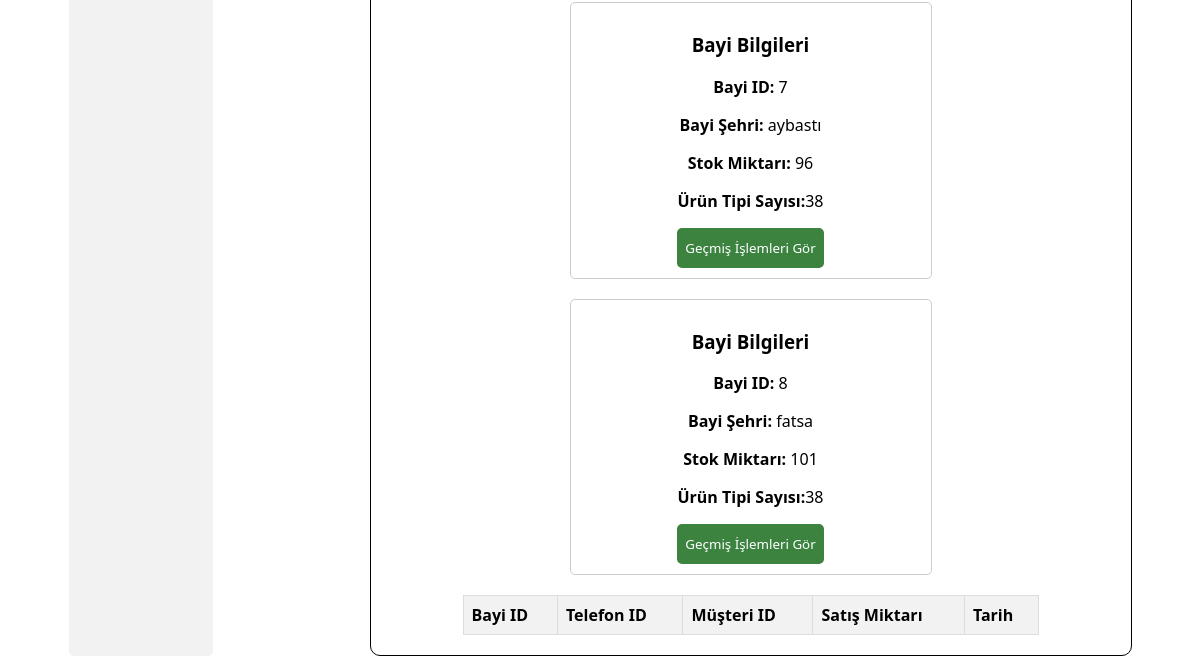
Before: /php/users/master_admin/bayi_islem/bayi_gecmis_islem.php (lower part) with the older database file.
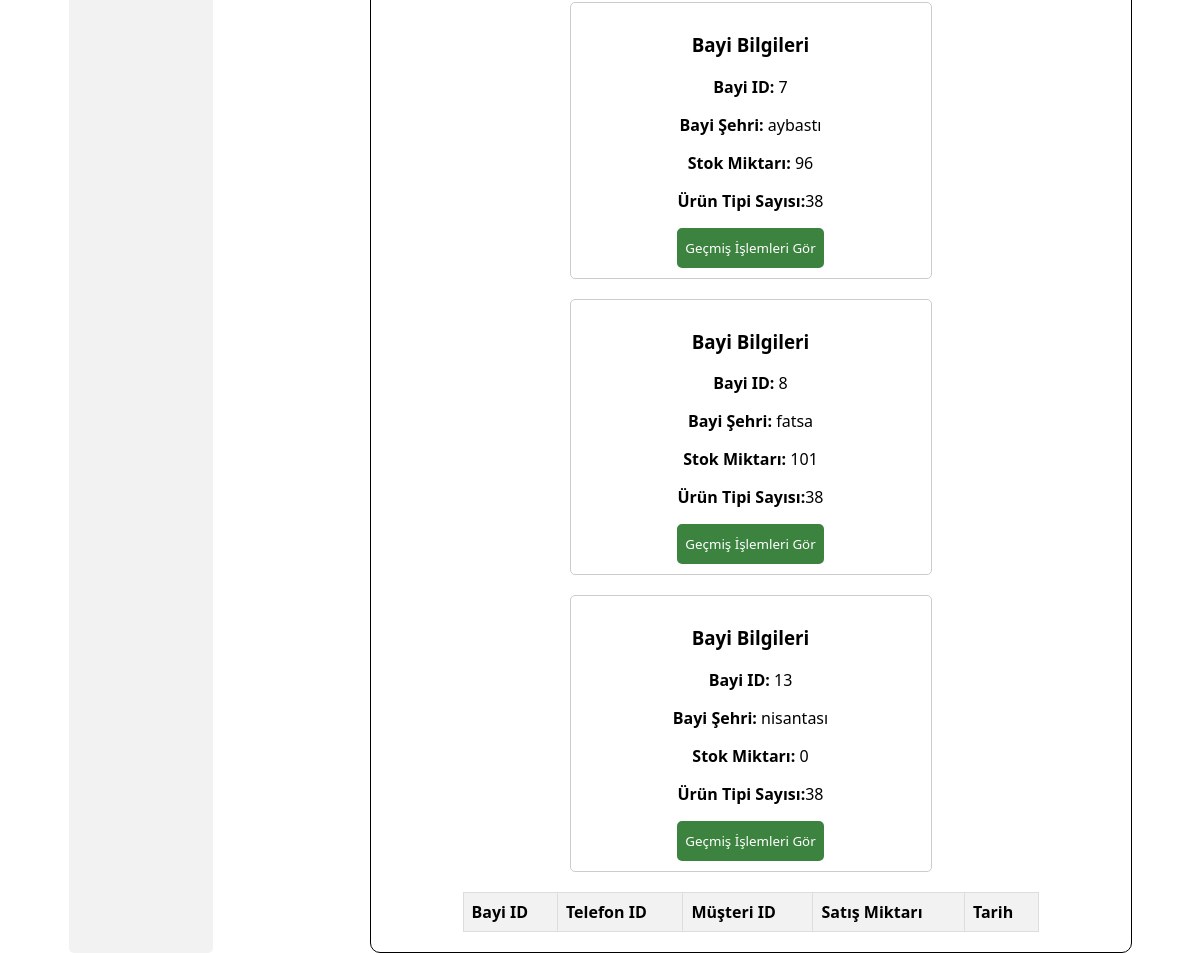
After: the same page with the newer database file.
### tables this page shows
CREATE TABLE `bayi` (
  `bayi_id` int(11) NOT NULL,
  `ilce` varchar(50) DEFAULT NULL,
  `depo_id` int(11) DEFAULT NULL
);

### php/users/master_admin/bayi_islem/bayi_gecmis_islem.php (the view, shortened to what this page needs)
<!DOCTYPE html>
<html lang="en">
<head>
  <link rel="stylesheet" href="../../../../css/master_admin.css">
</head>
<body>
  <div id="container">
    <div id="left_container">
    </div>
    <?php include ("../../../contact/contact.php"); ?>
    <div id="right_container" class="admin_container">
      <div id="dealers_search">
        <div id="dealer_info_divs">
          <div class="card-container">
            <?php
            $query_dealer_stock = mysqli_query($connection, 'SELECT * FROM bayi_stok');
            $query_dealer = mysqli_query($connection, 'SELECT * FROM bayi');
            $product_types = array();
            $all_data_dealer_stock = array();
            while ($take = mysqli_fetch_array($query_dealer_stock)) {
              $data = [
                "dealer_id" => $take["bayi_id"],
                "phone_id" => $take["telefon_id"],
                "stock" => $take["stok"]
              ];
              $all_data_dealer_stock[] = $data;
              $product_types[] = $data["phone_id"];
            }
            $product_types = array_unique($product_types);
            $all_data_dealer = array();
            while ($take = mysqli_fetch_array($query_dealer)) {
              $data = [
                "dealer_id" => $take["bayi_id"],
                "city" => $take["ilce"]
              ];
              $all_data_dealer[] = $data;
            }
            foreach ($all_data_dealer as $dealer) {
              $dealer_id = $dealer['dealer_id'];
              $dealer_city = $dealer['city'];
              $stock_amount = 0;
              foreach ($all_data_dealer_stock as $dealer_stock) {
                if ($dealer_stock['dealer_id'] == $dealer_id) {
                  $stock_amount += $dealer_stock['stock'];
                }
              }
              $product_type_count = count($product_types) + 1;
              $search_id = isset($_POST["search_id"]) ? $_POST["search_id"] : "";
              $search_city = isset($_POST["search_city"]) ? $_POST["search_city"] : "";
              $display_style = "none";
              if (empty($search_id) && empty($search_city)) {
                $display_style = 'block';
              } else {
                if ($search_id == $dealer["dealer_id"] || $search_city == $dealer["city"]) {
                  $display_style = 'block';
                }
              }
              echo "  <div class='card' id ='dealer_card_" . $dealer_id . "' style='display: " . $display_style . "'>";
              echo "<h3>Bayi Bilgileri</h3>";
              echo "<p><strong>Bayi ID:</strong> " . $dealer_id . "</p>";
              echo "<p><strong>Bayi Şehri:</strong> " . $dealer_city . "</p>";
              echo "<p><strong>Stok Miktarı:</strong> " . $stock_amount . "</p>";
              echo "<p><strong>Ürün Tipi Sayısı:</strong>" . $product_type_count . "</p>";
              echo '<button type="button" onclick="showSales(' . $dealer_id . ')" class="dealer_button" id="dealer_exp_' . $dealer_id . '">Geçmiş İşlemleri Gör</button>';
              echo "</div>";
            }
            echo "<table border='1' id='sales_table'>";
            echo "<tr><th>Bayi ID</th><th>Telefon ID</th><th>Müşteri ID</th><th>Satış Miktarı</th><th>Tarih</th></tr>";
            echo "</table>";
            ?>
          </div>
        </div>
      </div>
    </div>
</body>
</html>

Changed rows visible on the page:
added bayi: bayi_id "13", ilce "nisantası", stock_amount "0", product_type_count "38"
